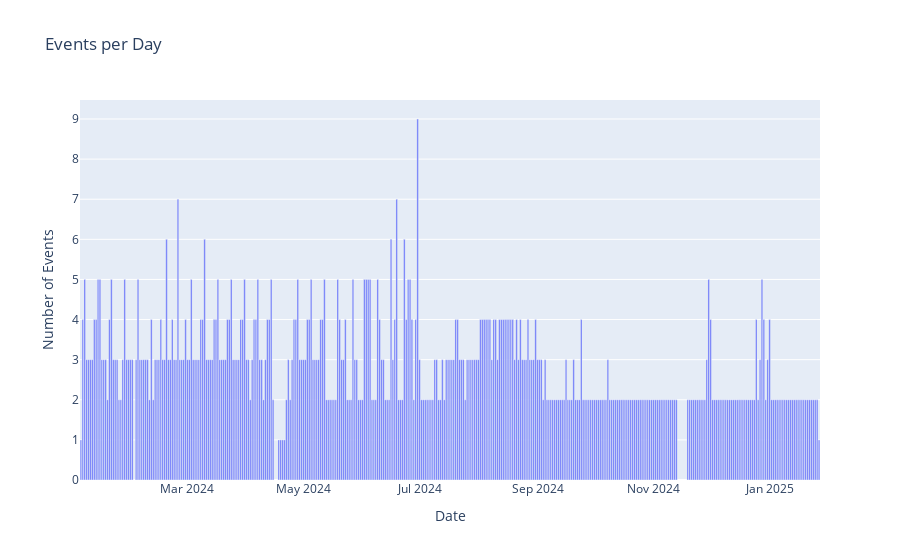

Notebook cell for this chart:
### Markdown cell above
# Data Visualizations

### Code cell
df = pd.read_excel('sphr_visible_event_data_v1.xlsx')

df['Date & Time'] = pd.to_datetime(df['Date & Time'], utc=True)
# Extracting just the date part
df['Event Date'] = df['Date & Time'].dt.date

# Counting events per day
events_per_day = df['Event Date'].value_counts().sort_index()

# Plotting the distribution as a bar chart
fig = go.Figure(data=[go.Bar(x=events_per_day.index, y=events_per_day.values)])
fig.update_layout(title='Events per Day', xaxis_title='Date', yaxis_title='Number of Events')
fig.show()

### Figure 1 — Plotly figure (JSON) as saved in the notebook; plotly's stock layout.template omitted (floating-point values rounded to 4 significant figures; data arrays with more than 128 entries replaced by an {"elided": "..."} marker saying what was removed)
{"data": [{"type": "bar", "x": {"elided": "381 str values"}, "y": {"elided": "381 int values"}}], "layout": {"title": {"text": "Events per Day"}, "xaxis": {"title": {"text": "Date"}}, "yaxis": {"title": {"text": "Number of Events"}}}}
